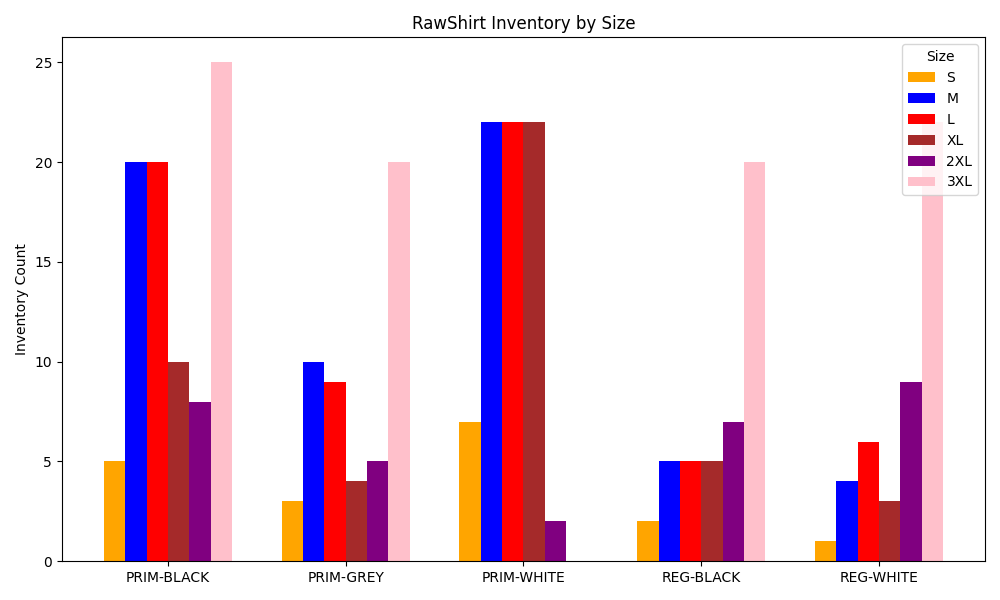

Source code (Python):
import matplotlib.pyplot as plt
import numpy as np

sizes = ['S', 'M', 'L', 'XL', '2XL', '3XL']
colors = ['orange', 'blue', 'red', 'brown', 'purple', 'pink']

shirt_types = ['PRIM-BLACK', 'PRIM-GREY', 'PRIM-WHITE', 'REG-BLACK', 'REG-WHITE']
inventory = [
    [5, 20, 20, 10, 8, 25],
    [3, 10, 9, 4, 5, 20],
    [7, 22, 22, 22, 2, 0],
    [2, 5, 5, 5, 7, 20],
    [1, 4, 6, 3, 9, 22],
]

x = np.arange(len(shirt_types))
width = 0.12

fig, ax = plt.subplots(figsize=(10, 6))
for i in range(len(sizes)):
    offset = (i - len(sizes) / 2) * width + width / 2
    ax.bar(x + offset, [inv[i] for inv in inventory], width, label=sizes[i], color=colors[i])

ax.set_ylabel('Inventory Count')
ax.set_title('RawShirt Inventory by Size')
ax.set_xticks(x)
ax.set_xticklabels(shirt_types)
ax.legend(title='Size')

plt.tight_layout()
plt.savefig("inventory_chart.png")  # ← saves chart to file
